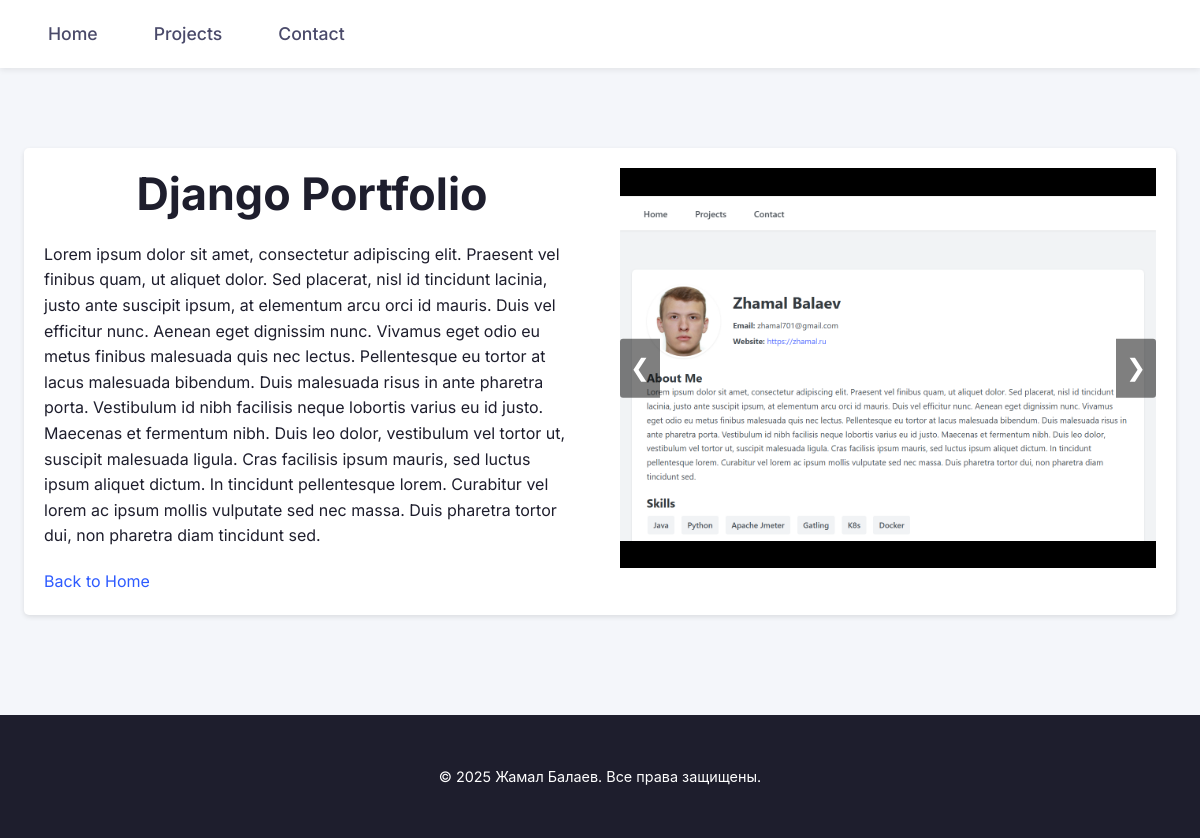
/project/1/, run on the app's committed database.
### main/models.py (models this page shows, shortened)
class Project(models.Model):
    title = models.CharField(max_length=200)
    description = models.TextField()
    tags = models.ManyToManyField(Tag, related_name='projects')
    link = models.URLField(max_length=200, blank=True)

class ProjectImage(models.Model):
    project = models.ForeignKey(
        Project, on_delete=models.CASCADE, related_name='images'
    )
    image = models.ImageField(upload_to='project_images/')

### main/views.py (the view)
# urls.py: path("project/<int:id>/", views.project, name="project"),
def project(request, id):
    project = get_object_or_404(Project, pk=id)
    return render(request, 'project.html', {"project": project})

### main/templates/project.html (shortened to what this page needs)
{% extends 'base.html' %}
{% load static %}
{% block extrahead %}
  <link rel="stylesheet" href="{% static 'css/project.css' %}">
{% endblock %}
{% block content %}
  <div class="project-card">
    <div class="project-info">
      <h1>{{ project.title }}</h1>
      <p>{{ project.description }}</p>
      <a href="{% url 'home' %}">Back to Home</a>
    </div>
    {% if project.images.all %}
      <div class="carousel">
        <div class="carousel-images">
          {% for image in project.images.all %}
            <div class="carousel-item">
              <img src="{{ image.image.url }}" alt="Project Image {{ forloop.counter }}">
            </div>
          {% endfor %}
        </div>
        <a class="carousel-control prev" href="javascript:void(0);" onclick="moveSlide(-1)">&#10094;</a>
        <a class="carousel-control next" href="javascript:void(0);" onclick="moveSlide(1)">&#10095;</a>
      </div>
    {% endif %}
  </div>
{% endblock %}

### main/static/css/base.css (style rules this page uses)
:root { --primary: #2E5BFF; --primary-hover: #1E4BFF; --primary-light: #E0E7FF; --secondary: #00C6AE; --dark: #1E1E2D; --gray-dark: #4A4A6A; --gray-medium: #8C8CA1; --gray-light: #F4F6FA; --white: #FFFFFF; --shadow-sm: 0 2px 6px rgba(0, 0, 0, 0.08); --shadow-md: 0 6px 20px rgba(0, 0, 0, 0.12); --radius-sm: 8px; --radius-md: 12px; --transition: all 0.2s ease; }
*, *::before, *::after { box-sizing: border-box; margin: 0; padding: 0; }
body { height: 100%; margin: 0; padding: 0; font-family: 'Inter', -apple-system, BlinkMacSystemFont, sans-serif; line-height: 1.6; background-color: var(--gray-light); color: var(--dark); -webkit-font-smoothing: antialiased; }
h1, h2, h3 { font-weight: 700; line-height: 1.2; color: var(--dark); }
a { color: var(--primary); text-decoration: none; transition: var(--transition); }
h1 { text-align: center; font-size: 2.8rem; margin-bottom: 20px; }

### main/static/css/project.css (style rules this page uses)
.project-card { display: flex; align-items: flex-start; justify-content: space-between; background-color: white; box-shadow: 0 2px 5px rgba(0, 0, 0, 0.1); border-radius: 5px; overflow: hidden; max-width: 1200px; margin: auto; padding: 20px; }
.project-info { flex: 1; padding-right: 20px; }
h1, p { margin-bottom: 20px; }
html, body { height: 100%; margin: 0; padding: 0; }
.carousel { flex: 1; display: flex; flex-direction: column; position: relative; max-width: 50%; margin-left: 20px; }
.carousel-images { display: flex; flex: 1; overflow: hidden; position: relative; }
.carousel-control { position: absolute; top: 50%; transform: translateY(-50%); color: white; font-size: 24px; background-color: rgba(0, 0, 0, 0.5); padding: 10px; cursor: pointer; user-select: none; z-index: 10; }
.carousel-control.prev { left: 0; border-radius: 3px 0 0 3px; }
.carousel-control.next { right: 0; border-radius: 0 3px 3px 0; }
.carousel-item { display: flex; justify-content: center; align-items: center; background-color: black; width: 100%; height: 400px; }
.carousel-item img { max-height: 100%; max-width: 100%; object-fit: contain; }

### data on the page
Project: title "Django Portfolio", description "Lorem ipsum dolor sit amet, consectetur adipiscing elit. Praesent vel finibus quam, ut aliquet dolor. Sed placerat, nisl id tincidunt lacinia, justo ante suscipit ipsum, at elementum arcu orci id mauris. Duis vel efficitur nunc. Aenean eget dignissim nunc. Vivamus eget odio eu metus finibus malesuada quis nec lectus. Pellentesque eu tortor at lacus malesuada bibendum. Duis malesuada risus in ante pharetra porta. Vestibulum id nibh facilisis neque lobortis varius eu id justo. Maecenas et fermentum nibh. Duis leo dolor, vestibulum vel tortor ut, suscipit malesuada ligula. Cras facilisis ipsum mauris, sed luctus ipsum aliquet dictum. In tincidunt pellentesque lorem. Curabitur vel lorem ac…"
ProjectImage: image (picture)
